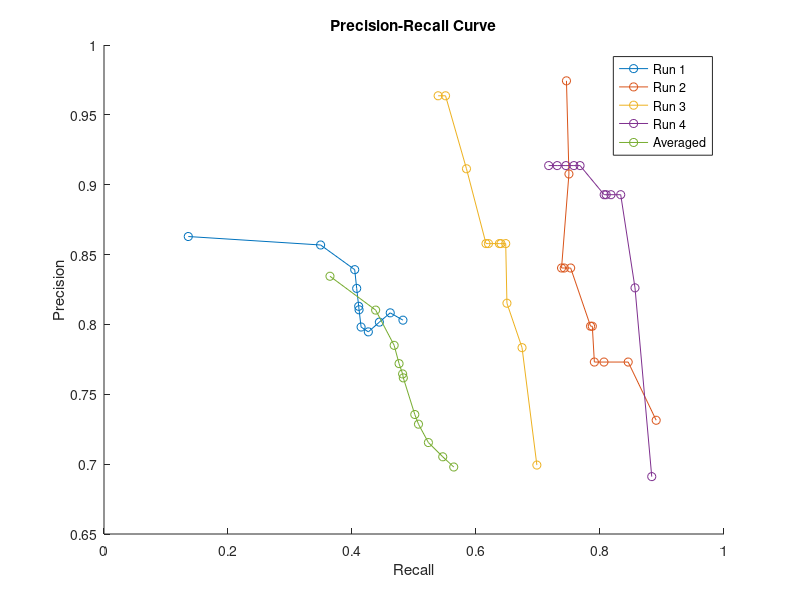

Write the MATLAB code that produced this figure. (Note: this script raises an error after producing the figure.)
confidence_scores = [1, 0.95, 0.9, 0.95, 0.85, 0.8, 0.75, 0.70, 0.65, 0.60, 0.55, 0.50];

data_4 = [
    69.10714286	9.116565303	30.89285714	90.0900665;
    82.61904762	13.84813565	17.38095238	85.35849615;
    89.28571429	17.84956879	10.71428571	81.35706301;
    89.28571429	19.90474494	10.71428571	79.30188686;
    89.28571429	20.95038111	10.71428571	78.25625069;
    89.28571429	21.39030611	10.71428571	77.81632569;
    91.36904762	27.62782488	8.630952381	71.57880692;
    91.36904762	29.19114196	8.630952381	70.01548984;
    91.36904762	31.26663971	8.630952381	67.93999209;
    91.36904762	33.62628464	8.630952381	65.58034716;
    91.36904762	36.02397873	8.630952381	63.18265307
];

data_3 = [
    45.81766917	19.80762102	19.6976817	77.16328192;
    51.32362155	24.79608581	14.19172932	72.17481713;
    53.40695489	28.76953982	12.10839599	68.20136311;
    56.20300752	30.54109186	9.312343358	66.42981108;
    56.20300752	31.57649025	9.312343358	65.39441268;
    56.20300752	31.92747031	9.312343358	65.04343262;
    56.20300752	34.43441942	9.312343358	62.53648352;
    56.20300752	35.01777951	9.312343358	61.95312342;
    59.71177945	42.42403964	5.803571429	54.5468633;
    63.1343985	51.47641278	2.380952381	45.49449015;
    63.1343985	54.01510359	2.380952381	42.95579934
];

data_2 = [
    73.14102564	8.983333119	26.85897436	89.93607569;
    77.30769231	14.13068943	22.69230769	84.78871938;
    77.30769231	18.55897658	22.69230769	80.36043223;
    77.30769231	20.43868324	22.69230769	78.48072557;
    79.87179487	21.53982472	20.12820513	77.37958409;
    79.87179487	21.90466836	20.12820513	77.01474046;
    84.03846154	27.61545968	15.96153846	71.30394914;
    84.03846154	29.17193843	15.96153846	69.74747039;
    84.03846154	29.83735579	15.96153846	69.08205302;
    90.76923077	30.27284092	9.230769231	68.64656789;
    97.43589744	33.19475198	2.564102564	65.72465683
];

data_1 = [
    15.34090909	2.436914388	84.65909091	97.50019253;
    49.24242424	8.226021283	50.75757576	91.71108563;
    60.03787879	11.50391769	39.96212121	88.43318923;
    60.03787879	12.66661124	39.96212121	87.27049568;
    60.03787879	13.81252261	39.96212121	86.12458431;
    60.03787879	14.038681	39.96212121	85.89842592;
    60.03787879	15.18394768	39.96212121	84.75315924;
    62.31060606	16.09962252	37.68939394	83.83748439;
    66.66666667	16.49572059	33.33333333	83.44138633;
    71.21212121	16.88934578	28.78787879	83.04776114;
    75.75757576	18.57950109	24.24242424	81.35760583
];

data_avg = [
    50.85168669	10.08610846	40.52715103	88.67240416;
    65.12319643	15.25023304	26.25564129	83.50827957;
    70.00956007	19.17050072	21.36927765	79.58801189;
    70.70857323	20.88778282	20.67026449	77.8707298;
    71.34959887	21.96980467	20.02923885	76.78870794;
    71.34959887	22.31528144	20.02923885	76.44323117;
    72.91209887	26.21541291	18.46673885	72.5430997;
    73.48028068	27.37012061	17.89855704	71.38839201;
    75.44648882	30.00593893	15.9323489	68.75257369;
    79.12119952	33.06622103	12.2576382	65.69229158;
    81.92422983	35.45333385	9.454607892	63.30517877
];

% Grab TP TF TN FN from data
grav_true_4 = data_4(:, 1);
unkn_false_4 = data_4(:, 2);
grav_false_4 = data_4(:, 3);
unkn_true_4 = data_4(:, 4);
grav_true_3 = data_3(:, 1);
unkn_false_3 = data_3(:, 2);
grav_false_3 = data_3(:, 3);
unkn_true_3 = data_3(:, 4);
grav_true_2 = data_2(:, 1);
unkn_false_2 = data_2(:, 2);
grav_false_2 = data_2(:, 3);
unkn_true_2 = data_2(:, 4);
grav_true_1 = data_1(:, 1);
grav_false_1 = data_1(:, 2);
unkn_true_1 = data_1(:, 3);
unkn_false_1 = data_1(:, 4);
grav_true_avg = data_avg(:, 1);
grav_false_avg = data_avg(:, 2);
unkn_true_avg = data_avg(:, 3);
unkn_false_avg = data_avg(:, 4);

% Convert percentages to fractions
grav_true_4 = grav_true_4 / 100;
grav_false_4 = grav_false_4 / 100;
unkn_true_4 = unkn_true_4 / 100;
unkn_false_4 = unkn_false_4 / 100;
grav_true_3 = grav_true_3 / 100;
grav_false_3 = grav_false_3 / 100;
unkn_true_3 = unkn_true_3 / 100;
unkn_false_3 = unkn_false_3 / 100;
grav_true_2 = grav_true_2 / 100;
grav_false_2 = grav_false_2 / 100;
unkn_true_2 = unkn_true_2 / 100;
unkn_false_2 = unkn_false_2 / 100;
grav_true_1 = grav_true_1 / 100;
grav_false_1 = grav_false_1 / 100;
unkn_true_1 = unkn_true_1 / 100;
unkn_false_1 = unkn_false_1 / 100;
grav_true_avg = grav_true_avg / 100;
grav_false_avg = grav_false_avg / 100;
unkn_true_avg = unkn_true_avg / 100;
unkn_false_avg = unkn_false_avg / 100;

% Calculate precision and recall for Gravel
precision_gravel_4 = grav_true_4 ./ (grav_true_4 + grav_false_4);
recall_gravel_4 = grav_true_4 ./ (grav_true_4 + unkn_false_4);
precision_gravel_3 = grav_true_3 ./ (grav_true_3 + grav_false_3);
recall_gravel_3 = grav_true_3 ./ (grav_true_3 + unkn_false_3);
precision_gravel_2 = grav_true_2 ./ (grav_true_2 + grav_false_2);
recall_gravel_2 = grav_true_2 ./ (grav_true_2 + unkn_false_2);
precision_gravel_1 = grav_true_1 ./ (grav_true_1 + grav_false_1);
recall_gravel_1 = grav_true_1 ./ (grav_true_1 + unkn_false_1);
precision_gravel_avg = grav_true_avg ./ (grav_true_avg + grav_false_avg);
recall_gravel_avg = grav_true_avg ./ (grav_true_avg + unkn_false_avg);

% Plot the precision-recall curves
figure;
hold all;
plot(recall_gravel_1, precision_gravel_1, '-o', 'DisplayName', 'Run 1');
plot(recall_gravel_2, precision_gravel_2, '-o', 'DisplayName', 'Run 2');
plot(recall_gravel_3, precision_gravel_3, '-o', 'DisplayName', 'Run 3');
plot(recall_gravel_4, precision_gravel_4, '-o', 'DisplayName', 'Run 4');
plot(recall_gravel_avg, precision_gravel_avg, '-o', 'DisplayName', 'Averaged')
xlabel('Recall');
ylabel('Precision');
title('Precision-Recall Curve');
legend('Location', 'best');
text(recall_gravel_4, precision_gravel_4, arrayfun(@(x) sprintf('%.2f', x), confidence_scores, 'UniformOutput', false), 'VerticalAlignment', 'bottom', 'HorizontalAlignment', 'right');
grid on;

